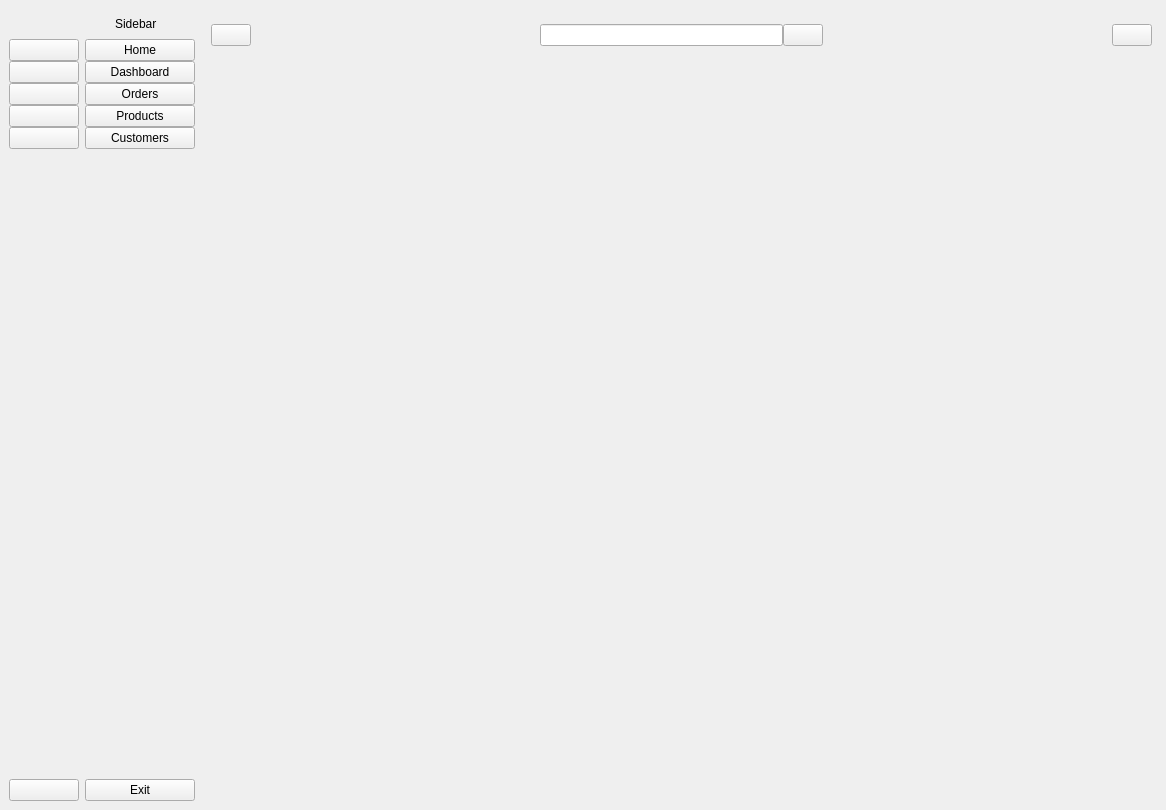
<?xml version="1.0" encoding="UTF-8"?>
<ui version="4.0">
 <class>MainWindow</class>
 <widget class="QMainWindow" name="MainWindow">
  <property name="geometry">
   <rect>
    <x>0</x>
    <y>0</y>
    <width>1166</width>
    <height>810</height>
   </rect>
  </property>
  <property name="windowTitle">
   <string>MainWindow</string>
  </property>
  <widget class="QWidget" name="centralwidget">
   <layout class="QGridLayout" name="gridLayout">
    <item row="0" column="0">
     <widget class="QWidget" name="icon_only_widget" native="true">
      <property name="maximumSize">
       <size>
        <width>70</width>
        <height>16777215</height>
       </size>
      </property>
      <layout class="QVBoxLayout" name="verticalLayout_3">
       <property name="spacing">
        <number>0</number>
       </property>
       <property name="leftMargin">
        <number>0</number>
       </property>
       <property name="topMargin">
        <number>0</number>
       </property>
       <property name="rightMargin">
        <number>0</number>
       </property>
       <property name="bottomMargin">
        <number>0</number>
       </property>
       <item>
        <layout class="QVBoxLayout" name="verticalLayout">
         <item>
          <widget class="QLabel" name="label">
           <property name="minimumSize">
            <size>
             <width>30</width>
             <height>30</height>
            </size>
           </property>
           <property name="maximumSize">
            <size>
             <width>40</width>
             <height>40</height>
            </size>
           </property>
           <property name="text">
            <string/>
           </property>
           <property name="pixmap">
            <pixmap resource="../resource.qrc">:/icon/icon/Logo.png</pixmap>
           </property>
           <property name="scaledContents">
            <bool>true</bool>
           </property>
          </widget>
         </item>
         <item>
          <widget class="QPushButton" name="pushButton">
           <property name="text">
            <string/>
           </property>
           <property name="icon">
            <iconset resource="../resource.qrc">
             <normaloff>:/icon/icon/home-4-32.ico</normaloff>:/icon/icon/home-4-32.ico</iconset>
           </property>
           <property name="checkable">
            <bool>true</bool>
           </property>
           <property name="autoExclusive">
            <bool>true</bool>
           </property>
          </widget>
         </item>
         <item>
          <widget class="QPushButton" name="pushButton_2">
           <property name="text">
            <string/>
           </property>
           <property name="icon">
            <iconset resource="../resource.qrc">
             <normaloff>:/icon/icon/dashboard-5-32.ico</normaloff>:/icon/icon/dashboard-5-32.ico</iconset>
           </property>
           <property name="checkable">
            <bool>true</bool>
           </property>
           <property name="autoExclusive">
            <bool>true</bool>
           </property>
          </widget>
         </item>
         <item>
          <widget class="QPushButton" name="pushButton_3">
           <property name="text">
            <string/>
           </property>
           <property name="icon">
            <iconset resource="../resource.qrc">
             <normaloff>:/icon/icon/activity-feed-32.ico</normaloff>:/icon/icon/activity-feed-32.ico</iconset>
           </property>
           <property name="checkable">
            <bool>true</bool>
           </property>
           <property name="autoExclusive">
            <bool>true</bool>
           </property>
          </widget>
         </item>
         <item>
          <widget class="QPushButton" name="pushButton_4">
           <property name="text">
            <string/>
           </property>
           <property name="icon">
            <iconset resource="../resource.qrc">
             <normaloff>:/icon/icon/product-32.ico</normaloff>:/icon/icon/product-32.ico</iconset>
           </property>
           <property name="checkable">
            <bool>true</bool>
           </property>
           <property name="autoExclusive">
            <bool>true</bool>
           </property>
          </widget>
         </item>
         <item>
          <widget class="QPushButton" name="pushButton_5">
           <property name="text">
            <string/>
           </property>
           <property name="icon">
            <iconset resource="../resource.qrc">
             <normaloff>:/icon/icon/group-32.ico</normaloff>:/icon/icon/group-32.ico</iconset>
           </property>
           <property name="checkable">
            <bool>true</bool>
           </property>
           <property name="autoExclusive">
            <bool>true</bool>
           </property>
          </widget>
         </item>
        </layout>
       </item>
       <item>
        <spacer name="verticalSpacer">
         <property name="orientation">
          <enum>Qt::Vertical</enum>
         </property>
         <property name="sizeHint" stdset="0">
          <size>
           <width>20</width>
           <height>534</height>
          </size>
         </property>
        </spacer>
       </item>
       <item>
        <widget class="QPushButton" name="pushButton_6">
         <property name="text">
          <string/>
         </property>
         <property name="icon">
          <iconset resource="../resource.qrc">
           <normaloff>:/icon/icon/close-window-64.ico</normaloff>:/icon/icon/close-window-64.ico</iconset>
         </property>
        </widget>
       </item>
      </layout>
     </widget>
    </item>
    <item row="0" column="1">
     <widget class="QWidget" name="full_menu_wedget" native="true">
      <property name="maximumSize">
       <size>
        <width>110</width>
        <height>16777215</height>
       </size>
      </property>
      <layout class="QVBoxLayout" name="verticalLayout_4">
       <property name="spacing">
        <number>0</number>
       </property>
       <property name="leftMargin">
        <number>0</number>
       </property>
       <property name="topMargin">
        <number>0</number>
       </property>
       <property name="rightMargin">
        <number>0</number>
       </property>
       <property name="bottomMargin">
        <number>0</number>
       </property>
       <item>
        <layout class="QHBoxLayout" name="horizontalLayout_2">
         <item>
          <widget class="QLabel" name="label_2">
           <property name="minimumSize">
            <size>
             <width>30</width>
             <height>30</height>
            </size>
           </property>
           <property name="maximumSize">
            <size>
             <width>30</width>
             <height>30</height>
            </size>
           </property>
           <property name="text">
            <string/>
           </property>
           <property name="pixmap">
            <pixmap resource="../resource.qrc">:/icon/icon/Logo.png</pixmap>
           </property>
           <property name="scaledContents">
            <bool>true</bool>
           </property>
          </widget>
         </item>
         <item>
          <widget class="QLabel" name="label_3">
           <property name="text">
            <string>Sidebar</string>
           </property>
          </widget>
         </item>
        </layout>
       </item>
       <item>
        <layout class="QVBoxLayout" name="verticalLayout_2">
         <item>
          <widget class="QPushButton" name="pushButton_7">
           <property name="text">
            <string>Home</string>
           </property>
           <property name="icon">
            <iconset resource="../resource.qrc">
             <normaloff>:/icon/icon/home-4-32.ico</normaloff>:/icon/icon/home-4-32.ico</iconset>
           </property>
           <property name="checkable">
            <bool>true</bool>
           </property>
           <property name="autoExclusive">
            <bool>true</bool>
           </property>
          </widget>
         </item>
         <item>
          <widget class="QPushButton" name="pushButton_8">
           <property name="text">
            <string>Dashboard</string>
           </property>
           <property name="icon">
            <iconset resource="../resource.qrc">
             <normaloff>:/icon/icon/dashboard-5-32.ico</normaloff>:/icon/icon/dashboard-5-32.ico</iconset>
           </property>
           <property name="checkable">
            <bool>true</bool>
           </property>
           <property name="autoExclusive">
            <bool>true</bool>
           </property>
          </widget>
         </item>
         <item>
          <widget class="QPushButton" name="pushButton_9">
           <property name="text">
            <string>Orders</string>
           </property>
           <property name="icon">
            <iconset resource="../resource.qrc">
             <normaloff>:/icon/icon/activity-feed-32.ico</normaloff>:/icon/icon/activity-feed-32.ico</iconset>
           </property>
           <property name="checkable">
            <bool>true</bool>
           </property>
           <property name="autoExclusive">
            <bool>true</bool>
           </property>
          </widget>
         </item>
         <item>
          <widget class="QPushButton" name="pushButton_10">
           <property name="text">
            <string>Products</string>
           </property>
           <property name="icon">
            <iconset resource="../resource.qrc">
             <normaloff>:/icon/icon/product-32.ico</normaloff>:/icon/icon/product-32.ico</iconset>
           </property>
           <property name="checkable">
            <bool>true</bool>
           </property>
           <property name="autoExclusive">
            <bool>true</bool>
           </property>
          </widget>
         </item>
         <item>
          <widget class="QPushButton" name="pushButton_11">
           <property name="text">
            <string>Customers</string>
           </property>
           <property name="icon">
            <iconset resource="../resource.qrc">
             <normaloff>:/icon/icon/group-32.ico</normaloff>:/icon/icon/group-32.ico</iconset>
           </property>
           <property name="checkable">
            <bool>true</bool>
           </property>
          </widget>
         </item>
        </layout>
       </item>
       <item>
        <spacer name="verticalSpacer_2">
         <property name="orientation">
          <enum>Qt::Vertical</enum>
         </property>
         <property name="sizeHint" stdset="0">
          <size>
           <width>20</width>
           <height>549</height>
          </size>
         </property>
        </spacer>
       </item>
       <item>
        <widget class="QPushButton" name="pushButton_12">
         <property name="text">
          <string>Exit</string>
         </property>
         <property name="icon">
          <iconset resource="../resource.qrc">
           <normaloff>:/icon/icon/close-window-64.ico</normaloff>:/icon/icon/close-window-64.ico</iconset>
         </property>
        </widget>
       </item>
      </layout>
     </widget>
    </item>
    <item row="0" column="2">
     <widget class="QWidget" name="widget_4" native="true">
      <widget class="QWidget" name="widget" native="true">
       <property name="geometry">
        <rect>
         <x>10</x>
         <y>0</y>
         <width>941</width>
         <height>53</height>
        </rect>
       </property>
       <property name="minimumSize">
        <size>
         <width>0</width>
         <height>40</height>
        </size>
       </property>
       <layout class="QHBoxLayout" name="horizontalLayout_3">
        <property name="spacing">
         <number>0</number>
        </property>
        <property name="leftMargin">
         <number>0</number>
        </property>
        <property name="topMargin">
         <number>0</number>
        </property>
        <property name="rightMargin">
         <number>0</number>
        </property>
        <property name="bottomMargin">
         <number>0</number>
        </property>
        <item>
         <widget class="QPushButton" name="pushButton_13">
          <property name="text">
           <string/>
          </property>
          <property name="icon">
           <iconset resource="../resource.qrc">
            <normaloff>:/icon/icon/menu-4-32.ico</normaloff>:/icon/icon/menu-4-32.ico</iconset>
          </property>
          <property name="checkable">
           <bool>true</bool>
          </property>
         </widget>
        </item>
        <item>
         <spacer name="horizontalSpacer">
          <property name="orientation">
           <enum>Qt::Horizontal</enum>
          </property>
          <property name="sizeHint" stdset="0">
           <size>
            <width>289</width>
            <height>20</height>
           </size>
          </property>
         </spacer>
        </item>
        <item>
         <layout class="QHBoxLayout" name="horizontalLayout">
          <item>
           <widget class="QLineEdit" name="lineEdit"/>
          </item>
          <item>
           <widget class="QPushButton" name="pushButton_15">
            <property name="text">
             <string/>
            </property>
            <property name="icon">
             <iconset resource="../resource.qrc">
              <normaloff>:/icon/icon/search-13-48.ico</normaloff>:/icon/icon/search-13-48.ico</iconset>
            </property>
           </widget>
          </item>
         </layout>
        </item>
        <item>
         <spacer name="horizontalSpacer_2">
          <property name="orientation">
           <enum>Qt::Horizontal</enum>
          </property>
          <property name="sizeHint" stdset="0">
           <size>
            <width>289</width>
            <height>20</height>
           </size>
          </property>
         </spacer>
        </item>
        <item>
         <widget class="QPushButton" name="pushButton_14">
          <property name="text">
           <string/>
          </property>
          <property name="icon">
           <iconset resource="../resource.qrc">
            <normaloff>:/icon/icon/user-48.ico</normaloff>:/icon/icon/user-48.ico</iconset>
          </property>
         </widget>
        </item>
       </layout>
      </widget>
      <widget class="QStackedWidget" name="stackedWidget">
       <property name="geometry">
        <rect>
         <x>10</x>
         <y>50</y>
         <width>931</width>
         <height>711</height>
        </rect>
       </property>
       <property name="currentIndex">
        <number>0</number>
       </property>
       <widget class="QWidget" name="page"/>
       <widget class="QWidget" name="page_2"/>
      </widget>
     </widget>
    </item>
   </layout>
  </widget>
 </widget>
 <resources>
  <include location="../resource.qrc"/>
 </resources>
 <connections>
  <connection>
   <sender>pushButton_13</sender>
   <signal>toggled(bool)</signal>
   <receiver>icon_only_widget</receiver>
   <slot>setVisible(bool)</slot>
   <hints>
    <hint type="sourcelabel">
     <x>227</x>
     <y>41</y>
    </hint>
    <hint type="destinationlabel">
     <x>40</x>
     <y>416</y>
    </hint>
   </hints>
  </connection>
  <connection>
   <sender>pushButton_13</sender>
   <signal>toggled(bool)</signal>
   <receiver>full_menu_wedget</receiver>
   <slot>setHidden(bool)</slot>
   <hints>
    <hint type="sourcelabel">
     <x>241</x>
     <y>43</y>
    </hint>
    <hint type="destinationlabel">
     <x>139</x>
     <y>489</y>
    </hint>
   </hints>
  </connection>
  <connection>
   <sender>pushButton_2</sender>
   <signal>toggled(bool)</signal>
   <receiver>pushButton_8</receiver>
   <slot>setChecked(bool)</slot>
   <hints>
    <hint type="sourcelabel">
     <x>64</x>
     <y>97</y>
    </hint>
    <hint type="destinationlabel">
     <x>120</x>
     <y>93</y>
    </hint>
   </hints>
  </connection>
  <connection>
   <sender>pushButton_3</sender>
   <signal>toggled(bool)</signal>
   <receiver>pushButton_9</receiver>
   <slot>setChecked(bool)</slot>
   <hints>
    <hint type="sourcelabel">
     <x>39</x>
     <y>144</y>
    </hint>
    <hint type="destinationlabel">
     <x>115</x>
     <y>139</y>
    </hint>
   </hints>
  </connection>
  <connection>
   <sender>pushButton_4</sender>
   <signal>toggled(bool)</signal>
   <receiver>pushButton_10</receiver>
   <slot>setChecked(bool)</slot>
   <hints>
    <hint type="sourcelabel">
     <x>47</x>
     <y>176</y>
    </hint>
    <hint type="destinationlabel">
     <x>145</x>
     <y>172</y>
    </hint>
   </hints>
  </connection>
  <connection>
   <sender>pushButton_5</sender>
   <signal>toggled(bool)</signal>
   <receiver>pushButton_11</receiver>
   <slot>setChecked(bool)</slot>
   <hints>
    <hint type="sourcelabel">
     <x>49</x>
     <y>213</y>
    </hint>
    <hint type="destinationlabel">
     <x>132</x>
     <y>206</y>
    </hint>
   </hints>
  </connection>
  <connection>
   <sender>pushButton</sender>
   <signal>toggled(bool)</signal>
   <receiver>pushButton_7</receiver>
   <slot>setChecked(bool)</slot>
   <hints>
    <hint type="sourcelabel">
     <x>42</x>
     <y>66</y>
    </hint>
    <hint type="destinationlabel">
     <x>141</x>
     <y>57</y>
    </hint>
   </hints>
  </connection>
  <connection>
   <sender>pushButton_7</sender>
   <signal>toggled(bool)</signal>
   <receiver>pushButton</receiver>
   <slot>setChecked(bool)</slot>
   <hints>
    <hint type="sourcelabel">
     <x>128</x>
     <y>58</y>
    </hint>
    <hint type="destinationlabel">
     <x>38</x>
     <y>75</y>
    </hint>
   </hints>
  </connection>
  <connection>
   <sender>pushButton_8</sender>
   <signal>toggled(bool)</signal>
   <receiver>pushButton_2</receiver>
   <slot>setChecked(bool)</slot>
   <hints>
    <hint type="sourcelabel">
     <x>122</x>
     <y>94</y>
    </hint>
    <hint type="destinationlabel">
     <x>66</x>
     <y>112</y>
    </hint>
   </hints>
  </connection>
  <connection>
   <sender>pushButton_9</sender>
   <signal>toggled(bool)</signal>
   <receiver>pushButton_3</receiver>
   <slot>setChecked(bool)</slot>
   <hints>
    <hint type="sourcelabel">
     <x>121</x>
     <y>120</y>
    </hint>
    <hint type="destinationlabel">
     <x>74</x>
     <y>151</y>
    </hint>
   </hints>
  </connection>
  <connection>
   <sender>pushButton_10</sender>
   <signal>toggled(bool)</signal>
   <receiver>pushButton_4</receiver>
   <slot>setChecked(bool)</slot>
   <hints>
    <hint type="sourcelabel">
     <x>103</x>
     <y>159</y>
    </hint>
    <hint type="destinationlabel">
     <x>75</x>
     <y>180</y>
    </hint>
   </hints>
  </connection>
  <connection>
   <sender>pushButton_11</sender>
   <signal>toggled(bool)</signal>
   <receiver>pushButton_5</receiver>
   <slot>setChecked(bool)</slot>
   <hints>
    <hint type="sourcelabel">
     <x>132</x>
     <y>195</y>
    </hint>
    <hint type="destinationlabel">
     <x>68</x>
     <y>219</y>
    </hint>
   </hints>
  </connection>
 </connections>
</ui>
